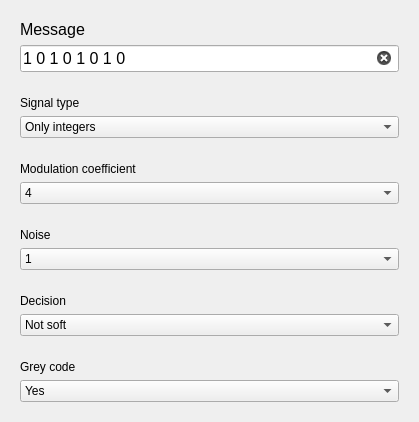
                <widget class="QWidget" name="scrollAreaWidgetContents_QAM">
                 <property name="geometry">
                  <rect>
                   <x>0</x>
                   <y>0</y>
                   <width>419</width>
                   <height>422</height>
                  </rect>
                 </property>
                 <layout class="QVBoxLayout" name="verticalLayout_14">
                  <item>
                   <widget class="QWidget" name="message_QAM" native="true">
                    <layout class="QVBoxLayout" name="verticalLayout_15">
                     <item>
                      <widget class="QLabel" name="message_QAM_lable">
                       <property name="font">
                        <font>
                         <pointsize>12</pointsize>
                        </font>
                       </property>
                       <property name="text">
                        <string>Message</string>
                       </property>
                      </widget>
                     </item>
                     <item>
                      <widget class="QLineEdit" name="QAM_input">
                       <property name="font">
                        <font>
                         <pointsize>12</pointsize>
                        </font>
                       </property>
                       <property name="text">
                        <string>1 0 1 0 1 0 1 0</string>
                       </property>
                       <property name="frame">
                        <bool>true</bool>
                       </property>
                       <property name="clearButtonEnabled">
                        <bool>true</bool>
                       </property>
                      </widget>
                     </item>
                    </layout>
                   </widget>
                  </item>
                  <item>
                   <widget class="QWidget" name="type_signal_wid_QAM" native="true">
                    <property name="minimumSize">
                     <size>
                      <width>0</width>
                      <height>60</height>
                     </size>
                    </property>
                    <layout class="QVBoxLayout" name="verticalLayout_2">
                     <item>
                      <widget class="QLabel" name="signal_type_mess_QAM">
                       <property name="minimumSize">
                        <size>
                         <width>0</width>
                         <height>10</height>
                        </size>
                       </property>
                       <property name="text">
                        <string>Signal type</string>
                       </property>
                      </widget>
                     </item>
                     <item>
                      <widget class="QComboBox" name="combobox_signal_type_QAM">
                       <item>
                        <property name="text">
                         <string>Only integers</string>
                        </property>
                       </item>
                       <item>
                        <property name="text">
                         <string>Binary code</string>
                        </property>
                       </item>
                       <item>
                        <property name="text">
                         <string>Message with letters</string>
                        </property>
                       </item>
                      </widget>
                     </item>
                    </layout>
                   </widget>
                  </item>
                  <item>
                   <widget class="QWidget" name="mod_wid_QAM" native="true">
                    <property name="minimumSize">
                     <size>
                      <width>0</width>
                      <height>60</height>
                     </size>
                    </property>
                    <layout class="QVBoxLayout" name="verticalLayout_4">
                     <item>
                      <widget class="QLabel" name="mod_label_QAM">
                       <property name="text">
                        <string>Modulation coefficient</string>
                       </property>
                      </widget>
                     </item>
                     <item>
                      <widget class="QComboBox" name="combobox_coef_QAM">
                       <item>
                        <property name="text">
                         <string>4</string>
                        </property>
                       </item>
                       <item>
                        <property name="text">
                         <string>16</string>
                        </property>
                       </item>
                       <item>
                        <property name="text">
                         <string>64</string>
                        </property>
                       </item>
                       <item>
                        <property name="text">
                         <string>256</string>
                        </property>
                       </item>
                      </widget>
                     </item>
                    </layout>
                   </widget>
                  </item>
                  <item>
                   <widget class="QWidget" name="noise_wid_QAM" native="true">
                    <property name="minimumSize">
                     <size>
                      <width>0</width>
                      <height>60</height>
                     </size>
                    </property>
                    <layout class="QVBoxLayout" name="verticalLayout_5">
                     <item>
                      <widget class="QLabel" name="noise_label_QAM">
                       <property name="text">
                        <string>Noise</string>
                       </property>
                      </widget>
                     </item>
                     <item>
                      <widget class="QComboBox" name="combobox_noise_QAM">
                       <item>
                        <property name="text">
                         <string>1</string>
                        </property>
                       </item>
                       <item>
                        <property name="text">
                         <string>10</string>
                        </property>
                       </item>
                       <item>
                        <property name="text">
                         <string>20</string>
                        </property>
                       </item>
                       <item>
                        <property name="text">
                         <string>30</string>
                        </property>
                       </item>
                       <item>
                        <property name="text">
                         <string>40</string>
                        </property>
                       </item>
                       <item>
                        <property name="text">
                         <string>50</string>
                        </property>
                       </item>
                       <item>
                        <property name="text">
                         <string>60</string>
                        </property>
                       </item>
                       <item>
                        <property name="text">
                         <string>70</string>
                        </property>
                       </item>
                       <item>
                        <property name="text">
                         <string>80</string>
                        </property>
                       </item>
                       <item>
                        <property name="text">
                         <string>90</string>
                        </property>
                       </item>
                       <item>
                        <property name="text">
                         <string>100</string>
                        </property>
                       </item>
                       <item>
                        <property name="text">
                         <string>200</string>
                        </property>
                       </item>
                       <item>
                        <property name="text">
                         <string>500</string>
                        </property>
                       </item>
                      </widget>
                     </item>
                    </layout>
                   </widget>
                  </item>
                  <item>
                   <widget class="QWidget" name="decision_wid_QAM" native="true">
                    <property name="minimumSize">
                     <size>
                      <width>0</width>
                      <height>60</height>
                     </size>
                    </property>
                    <layout class="QVBoxLayout" name="verticalLayout_6">
                     <item>
                      <widget class="QLabel" name="decision_label_QAM">
                       <property name="text">
                        <string>Decision</string>
                       </property>
                      </widget>
                     </item>
                     <item>
                      <widget class="QComboBox" name="combobox_decision_QAM">
                       <item>
                        <property name="text">
                         <string>Not soft</string>
                        </property>
                       </item>
                       <item>
                        <property name="text">
                         <string>Soft</string>
                        </property>
                       </item>
                      </widget>
                     </item>
                    </layout>
                   </widget>
                  </item>
                  <item>
                   <widget class="QWidget" name="grey_wid_QAM" native="true">
                    <property name="minimumSize">
                     <size>
                      <width>0</width>
                      <height>60</height>
                     </size>
                    </property>
                    <layout class="QVBoxLayout" name="verticalLayout_7">
                     <item>
                      <widget class="QLabel" name="grey_label_QAM">
                       <property name="text">
                        <string>Grey code</string>
                       </property>
                      </widget>
                     </item>
                     <item>
                      <widget class="QComboBox" name="combobox_grey_QAM">
                       <item>
                        <property name="text">
                         <string>Yes</string>
                        </property>
                       </item>
                       <item>
                        <property name="text">
                         <string>No</string>
                        </property>
                       </item>
                      </widget>
                     </item>
                    </layout>
                   </widget>
                  </item>
                  <item>
                   <spacer name="verticalSpacer_4">
                    <property name="orientation">
                     <enum>Qt::Vertical</enum>
                    </property>
                    <property name="sizeHint" stdset="0">
                     <size>
                      <width>20</width>
                      <height>40</height>
                     </size>
                    </property>
                   </spacer>
                  </item>
                 </layout>
                </widget>
